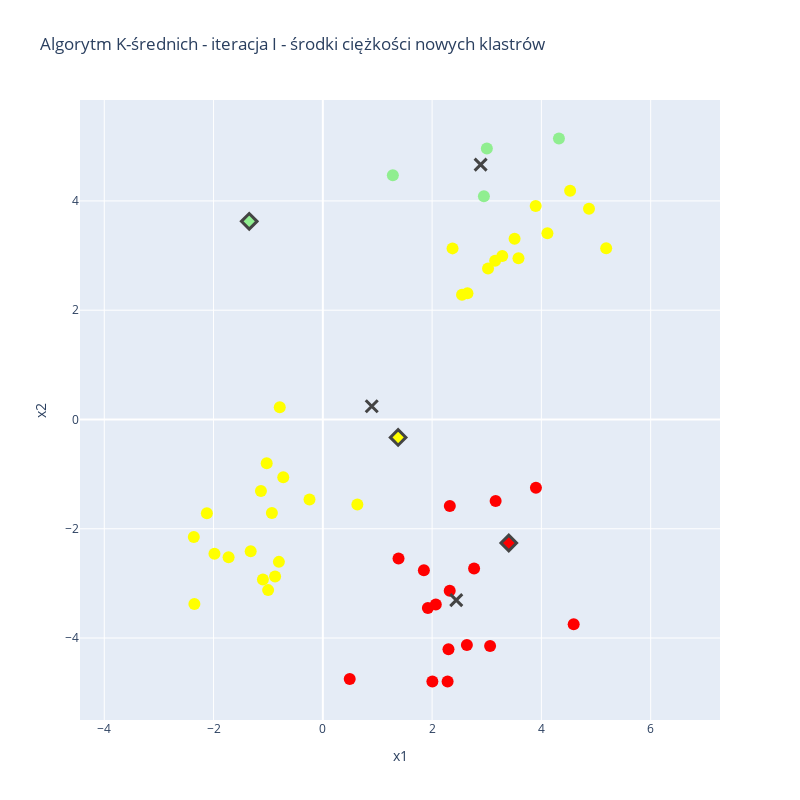

Notebook code for this chart:
### Code cell
fig = px.scatter(
    df.loc[df['cluster']==1],
    'x1',
    'x2',
    width=800,
    height=800,
    color_discrete_sequence=[cluster_1_color],
    title='Algorytm K-średnich - iteracja I - środki ciężkości nowych klastrów',
)
fig.add_trace(go.Scatter(x=[centroid_1[0]], y=[centroid_1[1]], name='centroid 1', mode='markers', marker_line_width=3, marker_color=cluster_1_color, marker_symbol='diamond'))
fig.add_trace(go.Scatter(x=[mean_cluster_1[0]], y=[mean_cluster_1[1]], name='gravity center 1', mode='markers', marker_line_width=3, marker_color="black", marker_symbol='x-thin'))

fig.add_trace(go.Scatter(x=df.loc[df['cluster']==2].x1, y=df.loc[df['cluster']==2].x2, name='centroid 2', mode='markers', marker_color=cluster_2_color))
fig.add_trace(go.Scatter(x=[centroid_2[0]], y=[centroid_2[1]], name='centroid 2', mode='markers', marker_line_width=3, marker_color=cluster_2_color, marker_symbol='diamond'))
fig.add_trace(go.Scatter(x=[mean_cluster_2[0]], y=[mean_cluster_2[1]], name='gravity center 2', mode='markers', marker_line_width=3, marker_color="black", marker_symbol='x-thin'))

fig.add_trace(go.Scatter(x=df.loc[df['cluster']==3].x1, y=df.loc[df['cluster']==3].x2, name='centroid 2', mode='markers', marker_color=cluster_3_color))
fig.add_trace(go.Scatter(x=[centroid_3[0]], y=[centroid_3[1]], name='centroid 3', mode='markers', marker_line_width=3, marker_color=cluster_3_color, marker_symbol='diamond'))
fig.add_trace(go.Scatter(x=[mean_cluster_3[0]], y=[mean_cluster_3[1]], name='gravity center 3', mode='markers', marker_line_width=3, marker_color="black", marker_symbol='x-thin'))

fig.update_traces(marker_size=12)
fig.update_yaxes(
    scaleanchor="x",
    scaleratio=1,
)  # wyrównujemy skalę obu osi, żeby odległości pomiędzy punktami nie były zaburzone na wizualizacji
fig.update_xaxes(tick0=0, dtick=2)


fig.update_layout(showlegend=False)

### Figure 1 — Plotly figure (JSON) as saved in the notebook; plotly's stock layout.template omitted (floating-point values rounded to 4 significant figures)
{"data": [{"hovertemplate": "x1=%{x}<br>x2=%{y}<extra></extra>", "legendgroup": "", "marker": {"color": "lightgreen", "size": 12, "symbol": "circle"}, "mode": "markers", "name": "", "orientation": "v", "showlegend": false, "type": "scatter", "x": [2.948, 3.002, 4.321, 1.281], "xaxis": "x", "y": [4.086, 4.96, 5.142, 4.471], "yaxis": "y"}, {"marker": {"color": "lightgreen", "line": {"width": 3}, "size": 12, "symbol": "diamond"}, "mode": "markers", "name": "centroid 1", "type": "scatter", "x": [-1.347], "y": [3.626]}, {"marker": {"color": "black", "line": {"width": 3}, "size": 12, "symbol": "x-thin"}, "mode": "markers", "name": "gravity center 1", "type": "scatter", "x": [2.888], "y": [4.665]}, {"marker": {"color": "yellow", "size": 12}, "mode": "markers", "name": "centroid 2", "type": "scatter", "x": [-1.001, 3.284, 2.647, -1.983, 3.509, -1.133, 2.547, 2.374, 3.024, -0.7883, 4.526, 4.11, -2.361, -2.351, 0.6319, 3.581, 4.871, 3.154, -1.097, -0.7241, 3.895, -0.9326, -0.874, -0.244, -2.122, 5.186, -0.8042, -1.725, -1.32, -1.027], "y": [-3.123, 2.991, 2.309, -2.459, 3.305, -1.307, 2.28, 3.131, 2.761, 0.2222, 4.185, 3.409, -2.151, -3.375, -1.558, 2.952, 3.857, 2.903, -2.928, -1.058, 3.907, -1.71, -2.873, -1.463, -1.716, 3.133, -2.606, -2.522, -2.412, -0.8023]}, {"marker": {"color": "yellow", "line": {"width": 3}, "size": 12, "symbol": "diamond"}, "mode": "markers", "name": "centroid 2", "type": "scatter", "x": [1.378], "y": [-0.3286]}, {"marker": {"color": "black", "line": {"width": 3}, "size": 12, "symbol": "x-thin"}, "mode": "markers", "name": "gravity center 2", "type": "scatter", "x": [0.895], "y": [0.2428]}, {"marker": {"color": "red", "size": 12}, "mode": "markers", "name": "centroid 2", "type": "scatter", "x": [2.768, 1.922, 2.283, 3.163, 1.849, 3.9, 2.324, 2.636, 2.067, 3.061, 1.385, 2.322, 0.4921, 4.591, 2.299, 2.005], "y": [-2.728, -3.452, -4.795, -1.494, -2.757, -1.249, -1.584, -4.127, -3.386, -4.144, -2.544, -3.136, -4.75, -3.749, -4.206, -4.794]}, {"marker": {"color": "red", "line": {"width": 3}, "size": 12, "symbol": "diamond"}, "mode": "markers", "name": "centroid 3", "type": "scatter", "x": [3.403], "y": [-2.261]}, {"marker": {"color": "black", "line": {"width": 3}, "size": 12, "symbol": "x-thin"}, "mode": "markers", "name": "gravity center 3", "type": "scatter", "x": [2.442], "y": [-3.306]}], "layout": {"height": 800, "legend": {"tracegroupgap": 0}, "showlegend": false, "title": {"text": "Algorytm K-średnich - iteracja I - środki ciężkości nowych klastrów"}, "width": 800, "xaxis": {"anchor": "y", "autorange": true, "domain": [0, 1], "dtick": 2, "range": [-4.444, 7.269], "tick0": 0, "title": {"text": "x1"}, "type": "linear"}, "yaxis": {"anchor": "x", "autorange": true, "domain": [0, 1], "range": [-5.5, 5.847], "scaleanchor": "x", "scaleratio": 1, "title": {"text": "x2"}, "type": "linear"}}}
